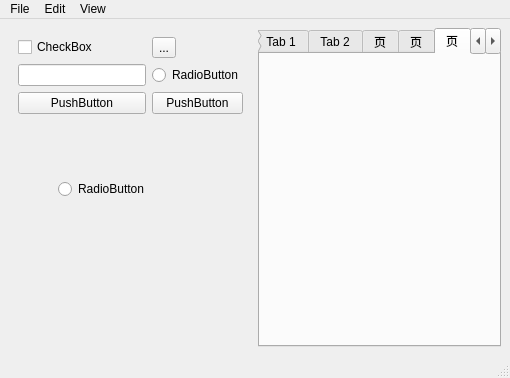
<?xml version="1.0" encoding="UTF-8"?>
<ui version="4.0">
 <class>MainWindow</class>
 <widget class="QMainWindow" name="MainWindow">
  <property name="geometry">
   <rect>
    <x>0</x>
    <y>0</y>
    <width>510</width>
    <height>378</height>
   </rect>
  </property>
  <property name="windowTitle">
   <string>MainWindow</string>
  </property>
  <widget class="QWidget" name="centralWidget">
   <layout class="QHBoxLayout" name="horizontalLayout">
    <item>
     <widget class="QStackedWidget" name="stackedWidget">
      <widget class="QWidget" name="page">
       <layout class="QGridLayout" name="gridLayout">
        <item row="2" column="2">
         <widget class="QPushButton" name="pushButton">
          <property name="text">
           <string>PushButton</string>
          </property>
         </widget>
        </item>
        <item row="2" column="1">
         <widget class="QPushButton" name="pushButton_2">
          <property name="text">
           <string>PushButton</string>
          </property>
         </widget>
        </item>
        <item row="1" column="2">
         <widget class="QRadioButton" name="radioButton">
          <property name="text">
           <string>RadioButton</string>
          </property>
         </widget>
        </item>
        <item row="0" column="1">
         <widget class="QCheckBox" name="checkBox">
          <property name="text">
           <string>CheckBox</string>
          </property>
         </widget>
        </item>
        <item row="0" column="2">
         <widget class="QToolButton" name="toolButton">
          <property name="text">
           <string>...</string>
          </property>
         </widget>
        </item>
        <item row="1" column="1">
         <widget class="QLineEdit" name="lineEdit"/>
        </item>
        <item row="3" column="1">
         <widget class="QStackedWidget" name="stackedWidget_2">
          <property name="currentIndex">
           <number>1</number>
          </property>
          <widget class="QWidget" name="page_3">
           <widget class="QPushButton" name="pushButton_3">
            <property name="geometry">
             <rect>
              <x>10</x>
              <y>50</y>
              <width>128</width>
              <height>20</height>
             </rect>
            </property>
            <property name="text">
             <string>PushButton</string>
            </property>
           </widget>
           <widget class="QLineEdit" name="lineEdit_2">
            <property name="geometry">
             <rect>
              <x>10</x>
              <y>22</y>
              <width>128</width>
              <height>22</height>
             </rect>
            </property>
           </widget>
          </widget>
          <widget class="QWidget" name="page_4">
           <widget class="QRadioButton" name="radioButton_2">
            <property name="geometry">
             <rect>
              <x>40</x>
              <y>60</y>
              <width>91</width>
              <height>18</height>
             </rect>
            </property>
            <property name="text">
             <string>RadioButton</string>
            </property>
           </widget>
          </widget>
         </widget>
        </item>
       </layout>
      </widget>
      <widget class="QWidget" name="page_2"/>
     </widget>
    </item>
    <item>
     <widget class="QTabWidget" name="tabWidget">
      <property name="currentIndex">
       <number>4</number>
      </property>
      <widget class="QWidget" name="tab">
       <attribute name="title">
        <string>Tab 1</string>
       </attribute>
      </widget>
      <widget class="QWidget" name="tab_2">
       <attribute name="title">
        <string>Tab 2</string>
       </attribute>
      </widget>
      <widget class="QWidget" name="tab_3">
       <attribute name="title">
        <string>页</string>
       </attribute>
      </widget>
      <widget class="QWidget" name="tab_4">
       <attribute name="title">
        <string>页</string>
       </attribute>
      </widget>
      <widget class="QWidget" name="tab_6">
       <attribute name="title">
        <string>页</string>
       </attribute>
      </widget>
      <widget class="QWidget" name="tab_5">
       <attribute name="title">
        <string>页</string>
       </attribute>
      </widget>
     </widget>
    </item>
   </layout>
  </widget>
  <widget class="QMenuBar" name="menuBar">
   <property name="geometry">
    <rect>
     <x>0</x>
     <y>0</y>
     <width>510</width>
     <height>22</height>
    </rect>
   </property>
   <widget class="QMenu" name="menuFile">
    <property name="title">
     <string>File</string>
    </property>
    <widget class="QMenu" name="menuOpen_Recent_Files">
     <property name="title">
      <string>Open Recent Files</string>
     </property>
     <widget class="QMenu" name="menufile1">
      <property name="title">
       <string>file1</string>
      </property>
      <widget class="QMenu" name="menufile11">
       <property name="title">
        <string>file11</string>
       </property>
       <addaction name="actionfile111"/>
      </widget>
      <addaction name="menufile11"/>
      <addaction name="actionfile22"/>
     </widget>
     <addaction name="menufile1"/>
     <addaction name="actionfile2"/>
     <addaction name="actionfile3"/>
    </widget>
    <addaction name="actionadd1"/>
    <addaction name="actionsave"/>
    <addaction name="actionOpen"/>
    <addaction name="separator"/>
    <addaction name="menuOpen_Recent_Files"/>
   </widget>
   <widget class="QMenu" name="menuEdit">
    <property name="title">
     <string>Edit</string>
    </property>
   </widget>
   <widget class="QMenu" name="menuView">
    <property name="title">
     <string>View</string>
    </property>
   </widget>
   <addaction name="menuFile"/>
   <addaction name="menuEdit"/>
   <addaction name="menuView"/>
  </widget>
  <widget class="QStatusBar" name="statusBar"/>
  <action name="actionadd1">
   <property name="text">
    <string>New Window</string>
   </property>
  </action>
  <action name="actionsave">
   <property name="text">
    <string>New</string>
   </property>
  </action>
  <action name="actionOpen">
   <property name="text">
    <string>Open</string>
   </property>
  </action>
  <action name="actionfile2">
   <property name="text">
    <string>file2</string>
   </property>
  </action>
  <action name="actionfile3">
   <property name="text">
    <string>file3</string>
   </property>
  </action>
  <action name="actionfile11">
   <property name="text">
    <string>file11</string>
   </property>
  </action>
  <action name="actionfile22">
   <property name="text">
    <string>file22</string>
   </property>
  </action>
  <action name="actionfile111">
   <property name="text">
    <string>file111</string>
   </property>
  </action>
 </widget>
 <resources/>
 <connections/>
</ui>
